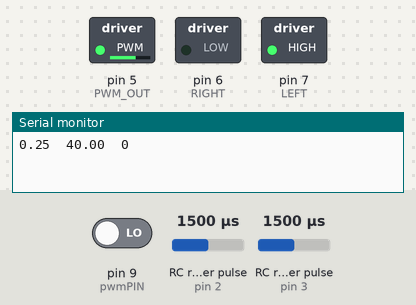
Recording of a sketch running on a simulated Arduino Uno, built with avr-gcc and run on an emulated ATmega328P. On the bench: switched loads named in the sketch (green lamp = pin HIGH), the last lines printed to the serial monitor. Wiring (inferred from the names in the program): 2 × RC receiver channel: data pin 2 / data pin 3. The inputs (shaded band) are chosen by the test bench; at power-on: RC receiver pulse (sensors on pin 3, pin 2) 1500 µs, pin 9 (pwmPIN) LOW.

Above: at 0.01 s.
At 1.2 s:
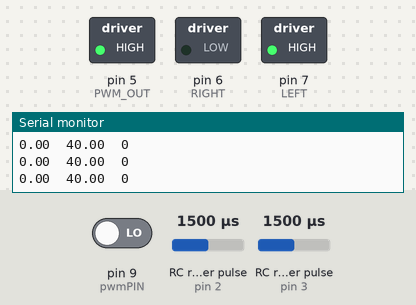
1.3 s: RC receiver pulse (sensor on pin 3) set to 1250 µs
Timing chart, 0 to 4.3 s (numbered marks = the images above; inputs shaded):
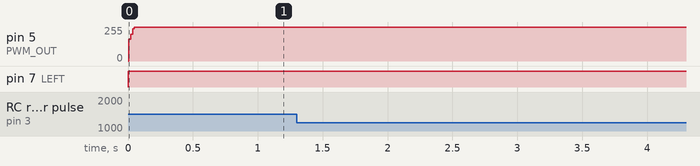

The sketch:

steering.ino
```cpp
/*
   Code adapted from Dwight Theriot.
*/

/*
// Constants you might change (calibration) for receiver
const int DEADZONE = 100;  // Deadzone (in PWM [units?]) for actuation
const int DEAD_VAL = 340;  // Inactive value
const int LOW_VAL = -700 - DEAD_VAL;  // Receiver low val (turning to left)
const int HIGH_VAL = 1600 - DEAD_VAL; // Receiver high val (turning wheel to right)
*/

// Constants you might change (calibration) for receiver
// Pixhawk
const int DEADZONE = 150;  // Deadzone (in PWM [units?]) for actuation
const int DEAD_VAL = 0;  // Inactive value
const int LOW_VAL = -1300;  // Receiver low val (turning to left)
const int HIGH_VAL = 2230; // Receiver high val (turning wheel to right)


// Calibration for motor
const int LEFT_WHEEL_LOCK = 150;   // Value of "angle" at left wheel lock
const int RIGHT_WHEEL_LOCK = -150; // Value of "angle" at right wheel lock
const double STEERING_DEADZONE = 20; // Basically, how much you care about error
                                     // This avoids a jittering steering wheel

// Pins
const int PWM_OUT = 5;     // Output pin to drive the motor
const int LEFT = 7;        // Motor driver pin: to go left
const int RIGHT = 6;       // Motor driver pin: to go right
const int CH_A = 2;        // Encoder pin A
const int CH_B = 3;        // Encoder pin B
const int RECEIVER = 9;    // Pin to receive signal from receiver,
// MUST CHANGE IN pwmread_rcfailsafe also! (pwmPIN[])

// Other variables you shouldn't change
const int REC_F = 25;      // Receiver frame rate [ms]

int speedVal = 0;          // Speed of the motor, [unitless]
int motorSpeed = 0;        // Speed of the motor, [unitless]

unsigned long now;         // Timing variable in order to keep data updated
unsigned long rc_update;   // (same as above)
float RC_in;               // Raw input. This is length of the pulse, in MS,
// BUT it's written in seconds (I think), as float
// I think (look at Arduino standard pulseIn() function)

// PID variables
double count = 1;
double angle = 0;
boolean A, B;
byte state, statep;

double desiredPosition = 0;
const double Kp = 0.1; // Tuned by Ike
const double Ki = 1.0;
//const double Kd = 5.0;
const double Kd = 1.0;

float lastError = 0;
float error = 0;
float changeError = 0;
float totalError = 0;
float pidTerm = 0;
float pidTermScaled = 0;

void setup() {
  Serial.begin(9600);

  setup_pwmRead();
  pinMode(PWM_OUT, OUTPUT);
  pinMode(LEFT, OUTPUT);
  pinMode(RIGHT, OUTPUT);

  // Interrupt pins for encoder
  pinMode(CH_A, INPUT); // Encoders
  pinMode(CH_B, INPUT);
  attachInterrupt(digitalPinToInterrupt(CH_A), Achange, CHANGE);
  attachInterrupt(digitalPinToInterrupt(CH_B), Bchange, CHANGE);
}

void loop() {
  PIDcalculation();     // Update PID values
  int joystickValue = readReceiverSignal(); // Get signal from RC receiver

  // Get the desired position
  desiredPosition = map(joystickValue, LOW_VAL, HIGH_VAL, LEFT_WHEEL_LOCK, RIGHT_WHEEL_LOCK);
  Serial.print(angle); // TODO - find range of angle
  Serial.print("\t");
  Serial.print(desiredPosition);
  Serial.print("\t");
  Serial.println(joystickValue);

  //RIGHT
  if (abs(desiredPosition - angle) >= STEERING_DEADZONE && desiredPosition < angle) {
    analogWrite(PWM_OUT, pidTermScaled);
    digitalWrite(LEFT, LOW);
    digitalWrite(RIGHT, HIGH);
    //Serial.println("RIGHT ");

    // Serial.println(speedVal);
    // Serial.println(joystickValue);
  }

  //LEFT
  else if (abs(desiredPosition - angle) >= STEERING_DEADZONE && desiredPosition > angle) {
    analogWrite(PWM_OUT, pidTermScaled);
    digitalWrite(LEFT, HIGH);
    digitalWrite(RIGHT, LOW);
    //Serial.println("LEFT");

    // Serial.println(speedVal);
    // Serial.println(joystickValue);
  }

  //CENTER
  else {
    //Serial.println("CENTER");
    //Serial.println(joystickValue);

    // NEW very safe analogWrite with analogWrite
    analogWrite(PWM_OUT, 0); // TODO - added this to be safe
    digitalWrite(RIGHT, HIGH);
    digitalWrite(LEFT, HIGH);
//    digitalWrite(RIGHT, LOW);
//    digitalWrite(LEFT, LOW);
  }

}

void PIDcalculation() {
  angle = (count / 4); //count to angle conversion
  error = desiredPosition - angle;

  changeError = error - lastError; // derivative term
  totalError += error; //accumalate errors to find integral term
  pidTerm = (Kp * error) + (Ki * totalError) + (Kd * changeError);//total gain
  pidTerm = constrain(pidTerm, -255, 255);//constraining to appropriate value
  pidTermScaled = abs(pidTerm);//make sure it's a positive value

  lastError = error;
}

void Achange() //these functions are for finding the encoder counts
{
  A = digitalRead(CH_A); // INTERRUPT PINS HERE
  B = digitalRead(CH_B); // INTERRUPT PINS HERE

  if ((A == HIGH) && (B == HIGH)) state = 1;
  if ((A == HIGH) && (B == LOW)) state = 2;
  if ((A == LOW) && (B == LOW)) state = 3;
  if ((A == LOW) && (B == HIGH)) state = 4;
  switch (state)
  {
    case 1:
      {
        if (statep == 2) count++;
        if (statep == 4) count--;
        break;
      }
    case 2:
      {
        if (statep == 1) count--;
        if (statep == 3) count++;
        break;
      }
    case 3:
      {
        if (statep == 2) count --;
        if (statep == 4) count ++;
        break;
      }
    default:
      {
        if (statep == 1) count++;
        if (statep == 3) count--;
      }
  }
  statep = state;

}

void Bchange()
{
  A = digitalRead(CH_A);
  B = digitalRead(CH_B);

  if ((A == HIGH) && (B == HIGH)) state = 1;
  if ((A == HIGH) && (B == LOW)) state = 2;
  if ((A == LOW) && (B == LOW)) state = 3;
  if ((A == LOW) && (B == HIGH)) state = 4;
  switch (state)
  {
    case 1:
      {
        if (statep == 2) count++;
        if (statep == 4) count--;
        break;
      }
    case 2:
      {
        if (statep == 1) count--;
        if (statep == 3) count++;
        break;
      }
    case 3:
      {
        if (statep == 2) count --;
        if (statep == 4) count ++;
        break;
      }
    default:
      {
        if (statep == 1) count++;
        if (statep == 3) count--;
      }
  }
  statep = state;
}

int readReceiverSignal() {
  now = millis();
  if (RC_avail() || now - rc_update > REC_F) { // If RC data available, or time to update
    rc_update = now;
    //print_RCpwm(); // For debugging
    RC_in = RC_decode(1) * 1000; // TODO - don't necessarily need
  }

  int res = ((int) RC_in) - DEAD_VAL;
  if(abs(res) > DEADZONE) {
    return res;
  } else {
    return 0;
  }
}
```

Source omitted: pwmread_rcfailsafe.ino (23664 bytes)
